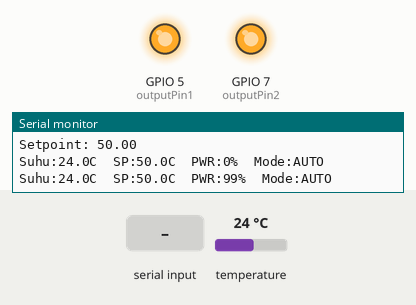
Recording of a sketch running on a simulated ESP32-S3. Parts: output pins drawn as LEDs (lit = HIGH), the last lines printed to the serial monitor. The test bench sets the inputs (shaded band); at power-on: temperature 24 °C. WiFi joins after 1.5 s; servers stay silent unless stated; uploads are accepted with an empty reply.

Above: at 3.7 s.
3.8 s: "kp ,45\n" received over Serial
At 5.7 s:
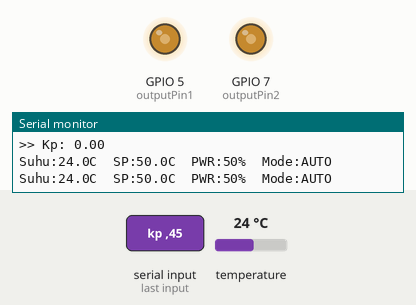
6.0 s: "ki 90\n" received over Serial
At 7.6 s:
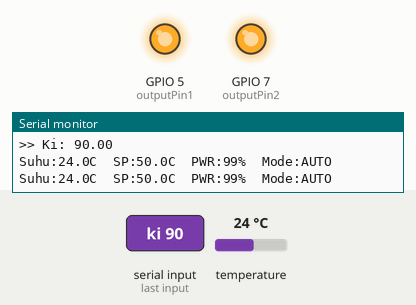
Timing chart, 0 to 9.1 s (numbered marks = the images above; inputs shaded):
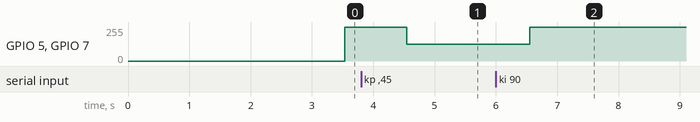

The sketch:

pid_send_data_esp_32.ino
```cpp
/**************
 * PID Dimmer + SHT30 + WiFi Logging
 * ESP32-S3
 **************/

#include <WiFi.h>
#include <HTTPClient.h>
#include <RBDdimmer.h>
#include <Wire.h>
#include <Adafruit_SHT31.h>

#define USE_SERIAL Serial

// =====================
// WIFI & SERVER
// =====================
const char* ssid = "IphoneProMax";
const char* password = "password";

String serverURL = "http://10.127.138.77:8000/pid/log";

unsigned long lastSend = 0;

// =====================
// PIN DIMMER
// =====================
#define outputPin1  5
#define zerocross1  4
#define outputPin2  7
#define zerocross2  6

// =====================
// PIN I2C SHT30
// =====================
#define SDA_PIN 8
#define SCL_PIN 9

Adafruit_SHT31 sht31 = Adafruit_SHT31();

dimmerLamp dimmer1(outputPin1, zerocross1);
dimmerLamp dimmer2(outputPin2, zerocross2);

// =====================
// SETTING PID
// =====================
float setpoint = 50.0;

float Kp = 25.0;
float Ki = 1.0;
float Kd = 0.0;

// =====================
// VARIABEL PID
// =====================
float lastError = 0;
float integral  = 0;
unsigned long lastPIDTime = 0;

bool autoMode = true;
int  manualVal = 0;
int  pidOutput = 0;

// =====================
// PID FUNCTION
// =====================
int computePID(float currentTemp) {
  unsigned long now = millis();
  float dt = (now - lastPIDTime) / 1000.0;

  if (dt < 0.1) return pidOutput;

  lastPIDTime = now;

  float error = setpoint - currentTemp;

  // Integral + anti-windup
  integral += error * dt;
  integral = constrain(integral, -50.0, 50.0);

  // Derivative
  float derivative = (error - lastError) / dt;
  lastError = error;

  float output = (Kp * error) + (Ki * integral) + (Kd * derivative);
  return (int)constrain(output, 0, 99);
}

// =====================
// SERIAL COMMAND
// =====================
void handleSerial() {
  if (!USE_SERIAL.available()) return;

  String input = USE_SERIAL.readStringUntil('\n');
  input.trim();

  if (input == "auto") {
    autoMode = true;
    integral  = 0;
    lastError = 0;
    USE_SERIAL.println(">> Mode: AUTO PID");

  } else if (input == "manual") {
    autoMode = false;
    USE_SERIAL.println(">> Mode: MANUAL");

  } else if (input.startsWith("sp ")) {
    float sp = input.substring(3).toFloat();
    if (sp > 0 && sp < 100) {
      setpoint = sp;
      integral  = 0;
      lastError = 0;
      USE_SERIAL.print(">> Setpoint: ");
      USE_SERIAL.println(setpoint);
    }

  } else if (input.startsWith("kp ")) {
    Kp = input.substring(3).toFloat();
    USE_SERIAL.print(">> Kp: "); USE_SERIAL.println(Kp);

  } else if (input.startsWith("ki ")) {
    Ki = input.substring(3).toFloat();
    integral = 0;
    USE_SERIAL.print(">> Ki: "); USE_SERIAL.println(Ki);

  } else if (input.startsWith("kd ")) {
    Kd = input.substring(3).toFloat();
    USE_SERIAL.print(">> Kd: "); USE_SERIAL.println(Kd);

  } else if (!autoMode) {
    int val = input.toInt();
    if (val >= 0 && val <= 100) {
      manualVal = val;
      dimmer1.setPower(val);
      dimmer2.setPower(val);

      USE_SERIAL.print(">> Manual Power: ");
      USE_SERIAL.print(val);
      USE_SERIAL.println("%");
    }
  }
}

// =====================
// WIFI CONNECT
// =====================
void connectWiFi() {
  WiFi.begin(ssid, password);

  USE_SERIAL.print("Menghubungkan WiFi");
  while (WiFi.status() != WL_CONNECTED) {
    delay(500);
    USE_SERIAL.print(".");
  }

  USE_SERIAL.println("\nWiFi terhubung!");
  USE_SERIAL.print("IP: ");
  USE_SERIAL.println(WiFi.localIP());
}

// =====================
// SETUP
// =====================
void setup() {
  USE_SERIAL.begin(115200);
  delay(1000);

  connectWiFi();

  // I2C START
  Wire.begin(SDA_PIN, SCL_PIN);

  // INIT SHT30
  if (!sht31.begin(0x44)) {
    USE_SERIAL.println("ERROR: SHT30 tidak ditemukan!");
    while (1) delay(1);
  }

  // INIT DIMMER
  dimmer1.begin(NORMAL_MODE, ON);
  dimmer2.begin(NORMAL_MODE, ON);

  dimmer1.setPower(0);
  dimmer2.setPower(0);

  lastPIDTime = millis();

  USE_SERIAL.println("=====================================");
  USE_SERIAL.println(" PID Dimmer + SHT30 + WiFi ");
  USE_SERIAL.println("=====================================");
  USE_SERIAL.print("Setpoint: "); USE_SERIAL.println(setpoint);
}

// =====================
// LOOP
// =====================
unsigned long lastRead = 0;

void loop() {
  handleSerial();

  // reconnect WiFi kalau putus
  if (WiFi.status() != WL_CONNECTED) {
    USE_SERIAL.println("WiFi reconnect...");
    connectWiFi();
  }

  // baca sensor tiap 1 detik
  if (millis() - lastRead >= 1000) {
    lastRead = millis();

    float suhu = sht31.readTemperature();

    if (!isfinite(suhu)) {
      USE_SERIAL.println("ERROR: SHT30 tidak terbaca!");
      return;
    }

    // PID
    if (autoMode) {
      pidOutput = computePID(suhu);
      dimmer1.setPower(pidOutput);
      dimmer2.setPower(pidOutput);
    }

    // SERIAL MONITOR
    USE_SERIAL.print("Suhu:");
    USE_SERIAL.print(suhu, 1);
    USE_SERIAL.print("C  SP:");
    USE_SERIAL.print(setpoint, 1);
    USE_SERIAL.print("C  PWR:");
    USE_SERIAL.print(autoMode ? pidOutput : manualVal);
    USE_SERIAL.print("%  Mode:");
    USE_SERIAL.println(autoMode ? "AUTO" : "MANUAL");

    // ==============================
    // KIRIM DATA TIAP 10 DETIK
    // ==============================
    if (millis() - lastSend >= 10000) {
      lastSend = millis();

      if (WiFi.status() == WL_CONNECTED) {
        HTTPClient http;

        http.begin(serverURL);
        http.addHeader("Content-Type", "application/json");
        http.setTimeout(3000);

        String json = "{";
        json += "\"temperature\":" + String(suhu, 1) + ",";
        json += "\"setpoint\":" + String(setpoint, 1) + ",";
        json += "\"power\":" + String(autoMode ? pidOutput : manualVal) + ",";
        json += "\"mode\":\"" + String(autoMode ? "auto" : "manual") + "\",";
        json += "\"kp\":" + String(Kp, 3) + ",";
        json += "\"ki\":" + String(Ki, 3) + ",";
        json += "\"kd\":" + String(Kd, 3) + ",";
        json += "\"timestamp\":" + String(millis());
        json += "}";

        int httpResponseCode = http.POST(json);

        USE_SERIAL.print("HTTP Response: ");
        USE_SERIAL.println(httpResponseCode);

        http.end();
      }
    }
  }

  delay(10);
}
```

Measured:
- after the input at 3.8 s, GPIO 5 (outputPin1), GPIO 7 (outputPin2): 255/255 → 127/255 after 0.74 s
- after the input at 6.0 s, GPIO 5 (outputPin1), GPIO 7 (outputPin2): 127/255 → 255/255 after 0.55 s
